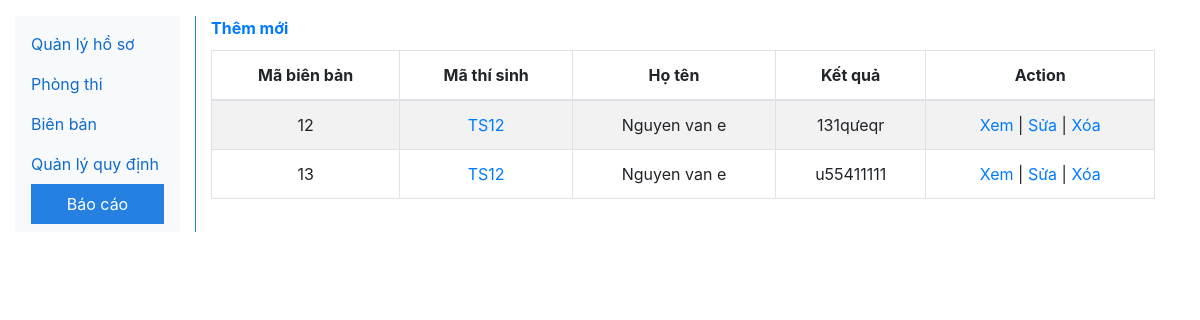
/?report, run on the app's committed database.
### tables this page shows
CREATE TABLE `baocao` (
  `id` int(11) NOT NULL COMMENT 'Khóa chính',
  `thisinh_id` int(11) NOT NULL COMMENT 'Khóa ngoại bảng ThiSinh',
  `ketquathi` text NOT NULL COMMENT 'Kết quả thi'
);

CREATE TABLE `thisinh` (
  `id` int(11) NOT NULL COMMENT 'Khóa chính',
  `mathisinh` varchar(20) NOT NULL COMMENT 'Mã thí sinh',
  `hoten` varchar(30) NOT NULL COMMENT 'Họ tên',
  `ngaysinh` date NOT NULL COMMENT 'Ngày sinh',
  `diachi` text NOT NULL COMMENT 'Địa chỉ',
  `socmt` varchar(50) NOT NULL COMMENT 'Số chứng minh thư',
  `ngaydangkythi` datetime DEFAULT current_timestamp() COMMENT 'Ngày đăng ký dự thi',
  `sodienthoai` varchar(20) DEFAULT NULL COMMENT 'Số điện thoại',
  `gioitinh` int(10) DEFAULT 1 COMMENT 'Giới tính (1: nam, 2: nữ, 3: khác)',
  `avatar_photo_path` longtext DEFAULT NULL
);

### libs/Database.php (called while the page is built, shortened)
<?php
class Database
{
    private $__host, $__username, $__password, $__database;
    protected $_mysqli = null, $_pdo = null;
    public function __construct()
    {
        $this->__host = HOST;
        $this->__username = USERNAME;
        $this->__password = PASSWORD;
        $this->__database = DATABASE;
    }
    public function getMysqliConnection(): mysqli
    {
        if ($this->_mysqli === null) {
            $this->_mysqli = new mysqli($this->__host, $this->__username, $this->__password, $this->__database);
        }
        return $this->_mysqli;
    }
    public function getPdoConnection(): PDO
    {
        if ($this->_pdo === null) {
            try {
                $this->_pdo = new PDO("mysql:host=" . $this->__host . ";dbname=" . $this->__database, $this->__username, $this->__password);
                $this->_pdo->setAttribute(PDO::ATTR_ERRMODE, PDO::ERRMODE_EXCEPTION);
            }
            catch (PDOException $e) {
                throw $e;
            }
        }
        return $this->_pdo;
    }
}

### services/BaoCaoService.php (called while the page is built, shortened)
<?php
include_once APP_PATH . '/repos/BaoCaoRepo.php';
class BaoCaoService extends BaseService implements IBaoCaoInterface
{
    private $_baoCaoRepo = null;
    public function __construct()
    {
        $this->_baoCaoRepo = new BaoCaoRepo();
    }
    public function getAllWithThiSinh(): mysqli_result|bool
    {
        return $this->_baoCaoRepo->getAllWithThiSinh();
    }
}

### classes/BaoCao.php (called while the page is built, shortened)
<?php
include_once APP_PATH . '/services/BaoCaoService.php';
class BaoCao extends Model
{
    private $__service;
    public function __construct()
    {
        $this->__service = new BaoCaoService();
    }
    public function getAllWithThiSinh(): mysqli_result|bool
    {
        return $this->__service->getAllWithThiSinh();
    }
}

### repos/BaseRepo.php (called while the page is built, shortened)
<?php
include_once APP_PATH . '/libs/Database.php';
class BaseRepo extends Database implements IBaseInterface
{
    public function __construct($table)
    {
        $this->__table = $table;
    }
}

### repos/BaoCaoRepo.php (called while the page is built, shortened)
<?php
include_once APP_PATH . '/repos/BaseRepo.php';
class BaoCaoRepo extends BaseRepo implements IBaoCaoInterface
{
    private $__table = 'baocao';
    public function getAllWithThiSinh(): mysqli_result|bool
    {
        try {
            $sql = "SELECT * "
                . " FROM thisinh"
                . " INNER JOIN " . $this->__table . " ON thisinh.id = " . $this->__table . ".thisinh_id";
            $result = $this->_mysqli->query($sql);
        } catch (mysqli_sql_exception $e) {
            throw $e;
        }
        return $result;
    }
}

### views/QuanLyBaoCao.php (the view)
<?php
include_once APP_PATH . '/classes/BaoCao.php';
$baocao = new BaoCao();
$result = $baocao->getAllWithThiSinh();
?>
<div class="report_table table-responsive">
    <div class="functions">
        <div class="add">
            <a href="?addreport">Thêm mới</a>
        </div>
    </div>
    <table class="table table-striped table-bordered table-hover text-center">
        <thead>
            <tr>
                <th>Mã biên bản</th>
                <th>Mã thí sinh</th>
                <th>Họ tên</th>
                <th>Kết quả</th>
                <th>Action</th>
            </tr>
        </thead>
        <tbody>
            <?php while ($obj = $result->fetch_object()) { ?>
                <tr>
                    <td>
                        <?php echo $obj->id ?>
                    </td>
                    <td>
                        <a href="?viewprofile=<?php echo $obj->thisinh_id ?>">
                            <span><?php echo $obj->mathisinh ?></span>
                        </a>
                    </td>
                    <td><?php echo $obj->hoten ?></td>
                    <td><?php echo $obj->ketquathi ?></td>
                    <td>
                        <a href="?viewreport=<?php echo $obj->id ?>">
                            <span>Xem</span>
                        </a>
                        <span>|</span>
                        <a href="?editreport=<?php echo $obj->id ?>">
                            <span>Sửa</span>
                        </a>
                        <span>|</span>
                        <a href="?deletereport=<?php echo $obj->id ?>">
                            Xóa
                        </a>
                    </td>
                </tr>
            <?php } ?>
        </tbody>
    </table>
</div>

### public/css/app.css (style rules this page uses)
.functions { margin-bottom: 10px; font-weight: bold; }

### data on the page
baocao: id "12", thisinh.mathisinh "TS12", thisinh.hoten "Nguyen van e", ketquathi "131qưeqr"
baocao: id "13", thisinh.mathisinh "TS12", thisinh.hoten "Nguyen van e", ketquathi "u55411111"
